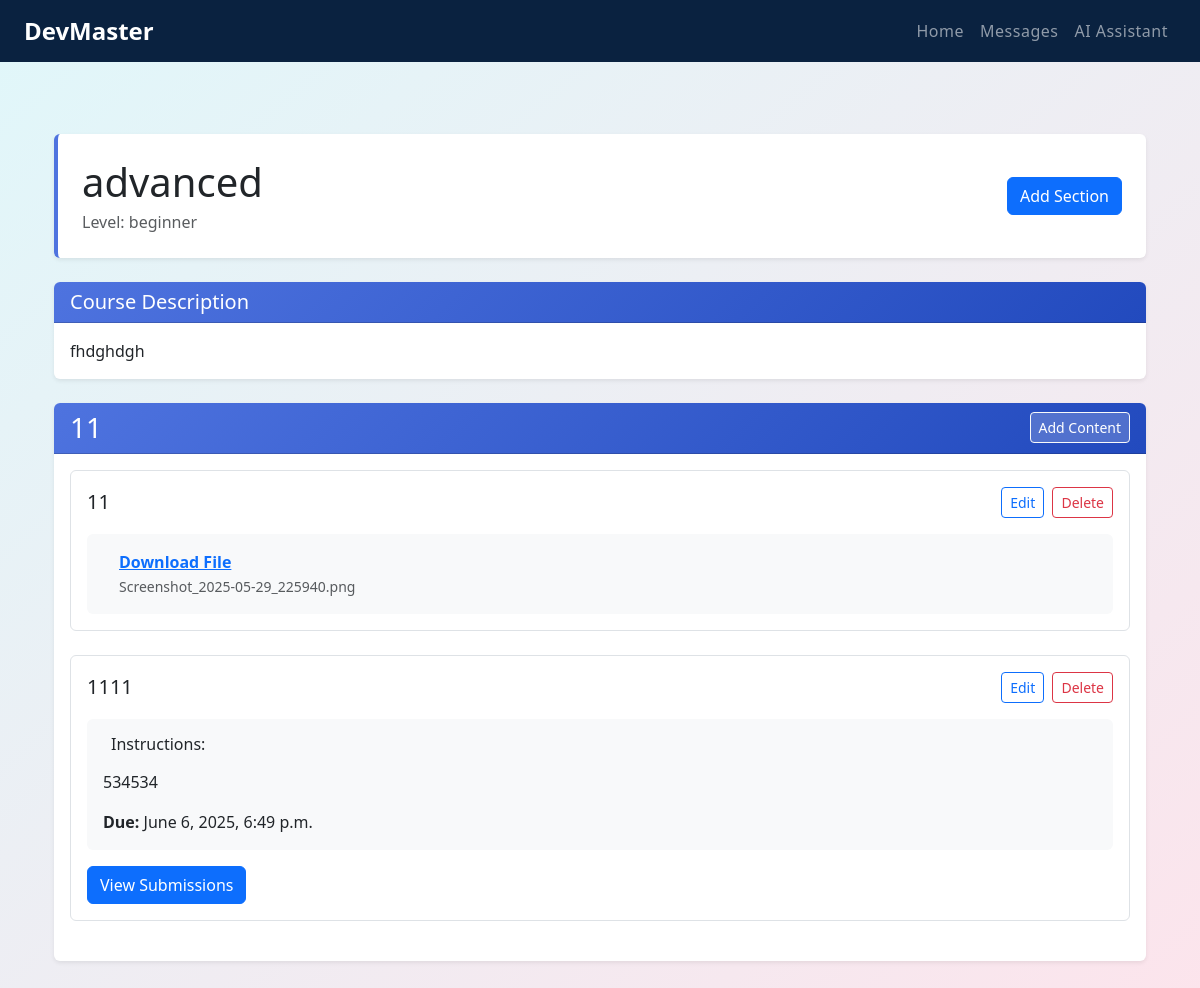
The page /courses/7/ (signed in) on the database its author committed.
### users/models.py (models this page shows, shortened)
class Course(models.Model):
    title = models.CharField(max_length=100)
    description = models.TextField()
    teacher = models.ForeignKey(Teacher, on_delete=models.CASCADE, related_name='courses')
    learning_level = models.ForeignKey(LearningLevel, on_delete=models.CASCADE, related_name='courses')

class LearningLevel(models.Model):
    class LevelType(models.TextChoices):
        BEGINNER = 'beginner', 'Beginner'
        INTERMEDIATE = 'intermediate', 'Intermediate'
        ADVANCED = 'advanced', 'Advanced'
    name = models.CharField(max_length=20, choices=LevelType.choices, default=LevelType.BEGINNER) # Beginner / Intermediate / Advanced
    description = models.TextField()
    def __str__(self):
        return self.name

class CourseSection(models.Model):
    course = models.ForeignKey(Course, on_delete=models.CASCADE, related_name='sections')
    title = models.CharField(max_length=100)
    order = models.PositiveIntegerField(default=0)
    created_at = models.DateTimeField(auto_now_add=True)
    updated_at = models.DateTimeField(auto_now=True)
    class Meta:
        ordering = ['order']

class SectionContent(models.Model):
    CONTENT_TYPES = [
        ('text', 'Text'),
        ('file', 'File'),
        ('video', 'Video'),
        ('audio', 'Audio'),
        ('assignment', 'Assignment'),
        ('link', 'External Link'),
    ]
    section = models.ForeignKey(CourseSection, on_delete=models.CASCADE, related_name='contents')
    content_type = models.CharField(max_length=20, choices=CONTENT_TYPES)
    title = models.CharField(max_length=100)
    text_content = models.TextField(blank=True, null=True)
    file = models.FileField(upload_to='course_contents/', blank=True, null=True)
    video_url = models.URLField(blank=True, null=True)
    audio_file = models.FileField(upload_to='audio_contents/', blank=True, null=True)
    external_link = models.URLField(blank=True, null=True)
    assignment_instructions = models.TextField(blank=True, null=True)
    assignment_due_date = models.DateTimeField(blank=True, null=True)
    created_at = models.DateTimeField(auto_now_add=True)
    updated_at = models.DateTimeField(auto_now=True)
    order = models.PositiveIntegerField(default=0)
    description = models.TextField(blank=True, null=True)
    valid_from = models.DateField(blank=True, null=True)
    valid_to = models.DateField(blank=True, null=True)
    class Meta:
        ordering = ['order']

### users/views.py (the view)
# urls.py: path('courses/<int:course_id>/', views.course_detail, name='course_detail'),
@login_required
def course_detail(request, course_id):
    course = get_object_or_404(Course, id=course_id)
    if not request.user.is_authenticated or not hasattr(request.user, 'teacher'):
            return JsonResponse({'error': 'Unauthorized'}, status=401)
    if not (
        hasattr(request.user, 'teacher') and request.user.teacher == course.teacher or
        hasattr(request.user, 'student') and
        request.user.student.learning_level == course.learning_level
    ):
        return JsonResponse({'error': 'Unauthorized'}, status=401)
    sections = course.sections.all().prefetch_related('contents')
    return render(request, 'users/course_detail.html', {
        'course': course,
        'sections': sections,
        'is_teacher': True #request.user.teacher == course.teacher,
    })

### users/templates/users/course_detail.html (shortened to what this page needs)
{% extends 'base.html' %}
{% block content %}
<div class="container-fluid py-4">
    <div class="row">
        <div class="col-12">
            <div class="page-header bg-white p-4 mb-4 rounded shadow-sm">
                <div class="d-flex justify-content-between align-items-center">
                    <div>
                        <h1 class="mb-1">
                            {{ course.title }}
                        </h1>
                        <p class="text-muted mb-0">
                            Level: {{ course.learning_level }}
                        </p>
                    </div>
                    {% if is_teacher %}
                        <a href="{% url 'add_section' course.id %}" class="btn btn-primary">
                             Add Section
                        </a>
                    {% endif %}
                </div>
            </div>
        </div>
    </div>
    <div class="row mb-4">
        <div class="col-12">
            <div class="card border-0 shadow-sm">
                <div class="card-header bg-gradient-primary text-white rounded-top">
                    <h5 class="mb-0">
                        Course Description
                    </h5>
                </div>
                <div class="card-body">
                    <p class="card-text">{{ course.description }}</p>
                </div>
            </div>
        </div>
    </div>
    {% for section in sections %}
    <div class="row mb-4">
        <div class="col-12">
            <div class="card border-0 shadow-sm">
                <div class="card-header bg-gradient-primary text-white rounded-top d-flex justify-content-between align-items-center">
                    <h3 class="mb-0">
                        {{ section.title }}
                    </h3>
                    {% if is_teacher %}
                        <a href="{% url 'add_content' section.id %}" class="btn btn-sm btn-light">
                             Add Content
                        </a>
                    {% endif %}
                </div>
                <div class="card-body">
                    {% for content in section.contents.all %}
                    <div class="mb-4 p-3 border rounded">
                        <div class="d-flex justify-content-between align-items-center mb-3">
                            <h5 class="mb-0">
                                {{ content.title }}
                            </h5>
                            {% if is_teacher %}
                                <div>
                                    <a href="{% url 'edit_content' content.id %}" class="btn btn-sm btn-outline-primary">
                                         Edit
                                    </a>
                                    <a href="{% url 'delete_content' content.id %}" class="btn btn-sm btn-outline-danger ms-1">
                                         Delete
                                    </a>
                                </div>
                            {% endif %}
                        </div>
                        {% if content.content_type == 'text' %}
                            <div class="p-3 bg-light rounded">
                                {{ content.text_content|linebreaks }}
                            </div>
                        {% elif content.content_type == 'file' %}
                            <div class="d-flex align-items-center p-3 bg-light rounded">
                                <div>
                                    <a href="{{ content.file.url }}" target="_blank" class="d-block fw-bold">
                                        Download File
                                    </a>
                                    <small class="text-muted">{{ content.file.name|cut:"course_contents/" }}</small>
                                </div>
                            </div>
                        {% elif content.content_type == 'video' %}
                            <div class="ratio ratio-16x9">
                                <iframe src="{{ content.video_url }}" allowfullscreen class="rounded"></iframe>
                            </div>
                        {% elif content.content_type == 'audio' %}
                            <audio controls class="w-100 rounded">
                                <source src="{{ content.audio_file.url }}" type="audio/mpeg">
                                Your browser does not support the audio element.
                            </audio>
                        {% elif content.content_type == 'assignment' %}
                            <div class="p-3 bg-light rounded">
                                <h6 class="d-flex align-items-center">
                                    Instructions:
                                </h6>
                                <p>{{ content.assignment_instructions|linebreaks }}</p>
                                {% if content.assignment_due_date %}
                                    <p class="mb-0"><strong>Due:</strong> {{ content.assignment_due_date }}</p>
                                {% endif %}
                            </div>
                            {% if not is_teacher %}
                                {% with submission=content.assignment.get_student_submission %}
                                    <div class="mt-3">
                                        {% if submission %}
                                            <a href="{% url 'submit_assignment' content.assignment.id %}" class="btn
                                                {% if submission.status == 'graded' %}btn-success
                                                {% elif submission.status == 'submitted' %}btn-primary
                                                {% elif submission.status == 'late' %}btn-warning
                                                {% else %}btn-secondary{% endif %}">
                                                {% if submission.status == 'graded' %}
                                                    <i class="fas fa-check"></i> Graded ({{ submission.grade }}/{{ content.assignment.max_points }})
                                                {% elif submission.status == 'submitted' %}
                                                    <i class="fas fa-paper-plane"></i> View Submission
                                                {% elif submission.status == 'late' %}
                                                    <i class="fas fa-clock"></i> View Late Submission
                                                {% else %}
                                                    <i class="fas fa-edit"></i> Continue Submission
                                                {% endif %}
                                            </a>
                                        {% else %}
                                            <a href="{% url 'submit_assignment' content.assignment.id %}" class="btn btn-primary">
                                                <i class="fas fa-plus"></i> Start Assignment
                                            </a>
                                        {% endif %}
                                        <a href="{% url 'view_grades' content.section.course.id %}" class="btn btn-outline-secondary ms-2">
                                            <i class="fas fa-graduation-cap"></i> View All Grades
                                        </a>
                                    </div>
                                {% endwith %}
                            {% else %}
                                <a href="{% url 'assignment_submissions' content.assignment.id %}" class="btn btn-primary mt-3">
                                     View Submissions
                                </a>
                            {% endif %}
                        {% elif content.content_type == 'link' %}
                            <a href="{{ content.external_link }}" target="_blank" class="btn btn-outline-primary">
                                <i class="fas fa-external-link-alt mr-2"></i> Visit Link
                            </a>
                        {% endif %}
                    </div>
                    {% endfor %}
                </div>
            </div>
        </div>
    </div>
    {% endfor %}
</div>
{% endblock %}

### users/templates/base.html (style rules this page uses)
body { background: linear-gradient(to bottom right, #e0f7fa, #fce4ec); }

### users/templates/users/course_detail.html (style rules this page uses)
.bg-gradient-primary { background: linear-gradient(135deg, #4e73df 0%, #224abe 100%); }
.page-header { border-left: 4px solid #4e73df; }
.card { transition: all 0.3s ease; }
.btn-light { background-color: rgba(255,255,255,0.2); color: white; }

### rows shown on the page
Course: title "advanced", learning_level "beginner", description "fhdghdgh"
CourseSection: title "11"
SectionContent: title "11", file.name "Screenshot_2025-05-29_225940.png"
SectionContent: title "1111", assignment_instructions "534534", assignment_due_date "June 6, 2025, 6:49 p.m.", shows "View Submissions"
